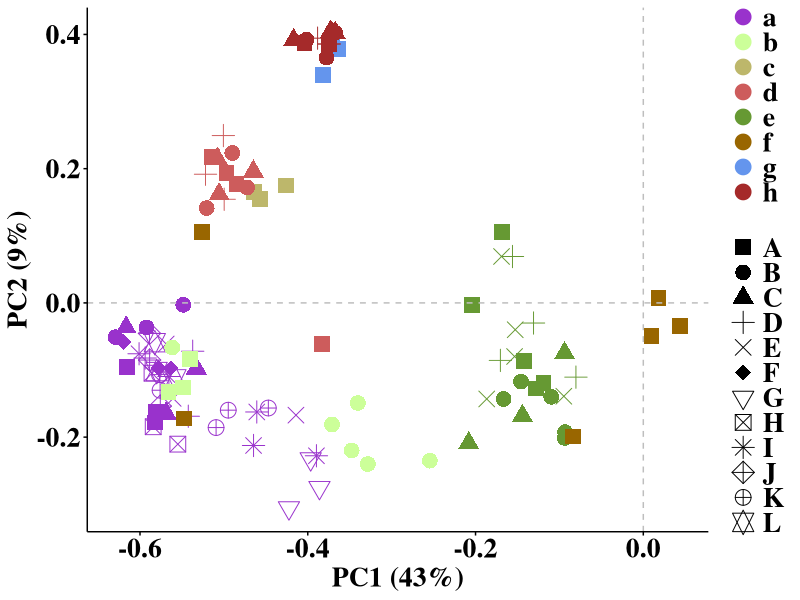
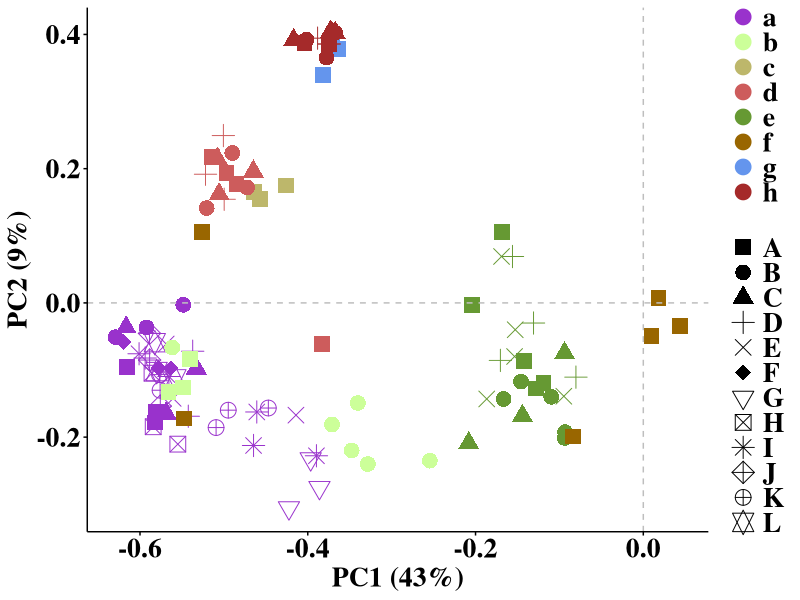
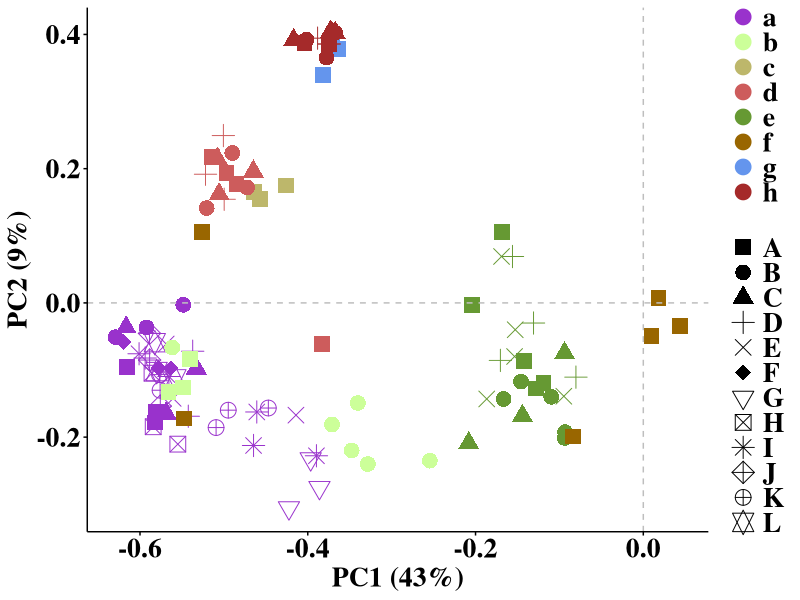

R code for these plots, in order:
library(vegan)
library(ggpubr)

# Read the Biolog data table
x = read.table(file="Figure 4/Carbon source utilization_PCA/biolog.txt", sep="\t", header=TRUE, row.names=1)

# Perform redundancy analysis (RDA), or optionally principal components analysis (PCA)
x.pca = rda(x)
x.pca
outputpca = summary(x.pca)

# Display the structure of the PCA result list
str(outputpca)

# Extract species scores
a = outputpca$species ; a

# Extract explained variance (importance of components)
b = outputpca$cont$importance ; b

# Create output directory if it doesn't exist
if (!dir.exists("output")) {
  dir.create("output")
}

# Save species scores and explained variance to files
write.table(a, file="output/PCA_site.txt", sep="\t", col.names = NA)
write.table(b, file="output/PCA_evale.txt", sep="\t", col.names = NA)

# Save the full PCA summary output to a text file
sink("output/PCA.txt")
outputpca
sink()

# Manually assign groups for different treatments to enable grouping and coloring in plots
# The grouped file should be prepared in advance
y = read.table("Figure 4/Carbon source utilization_PCA/PCA_site_group.txt", header = TRUE, row.names = 1)
head(y)

# Load plotting libraries
library(ggplot2)
library(ggpubr)

# Extract and round variance explained by PC1 and PC2
pc1 = round(b[2,1], 2); pc1
pc2 = round(b[2,2], 2); pc2

# Set up plot theme
plot.theme = theme(
  plot.title = element_text(size=20, color="black", family="serif", face="bold", vjust=0.5, hjust=0.5),
  axis.line = element_line(size=0.5, colour="black"),
  axis.ticks = element_line(color="black"),
  axis.text = element_text(size=20, color="black", family="serif", face="bold", vjust=0.5, hjust=0.5),
  axis.title = element_text(size=20, color="black", family="serif", face="bold", vjust=0.5, hjust=0.5),
  legend.position = "right",
  legend.background = element_blank(),
  legend.key = element_blank(),
  legend.text = element_text(colour='black', size=20, family="serif", face='bold'),
  legend.title = element_blank(),
  panel.background = element_blank(),
  panel.grid.major = element_blank(),
  panel.grid.minor = element_blank()
)

# Plot PCA result
p <- ggplot(y, aes(PC1, PC2, colour = group1)) +
  geom_point(aes(shape = group2), size = 5) +
  scale_shape_manual(values = c(15, 16, 17, 3, 4, 18, 25, 7, 8, 9, 10, 11)) + # Customize point shapes
  scale_color_manual(values = c("#9932CC", "#CCFF99", "#BDB76B", "#CD5C5C", "#669933", 
                                "#996600", "#6495ED", "#A52A2A")) +
  geom_hline(yintercept = 0, linetype = 2, color = "grey", size = 0.5) +
  geom_vline(xintercept = 0, linetype = 2, color = "grey", size = 0.5) +
  labs(x = paste("PC1 (", pc1*100, "%)", sep = ""),
       y = paste("PC2 (", pc2*100, "%)", sep = "")) +
  plot.theme

# Display the plot
print(p)

# Save the plot to output folder
ggsave("output/biolog_PCA.pdf", plot = p, width = 10, height = 8)
ggsave("output/biolog_PCA.png", plot = p, width = 10, height = 8, dpi = 300)
